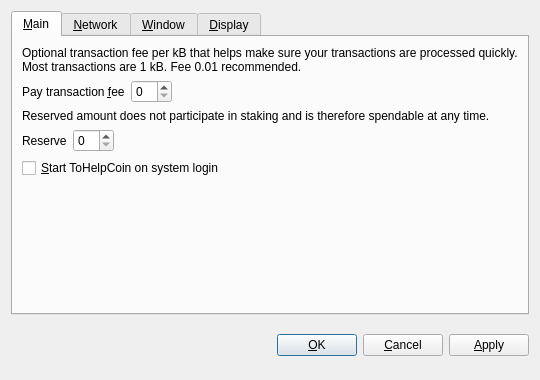
<?xml version="1.0" encoding="UTF-8"?>
<ui version="4.0">
 <class>OptionsDialog</class>
 <widget class="QDialog" name="OptionsDialog">
  <property name="geometry">
   <rect>
    <x>0</x>
    <y>0</y>
    <width>540</width>
    <height>380</height>
   </rect>
  </property>
  <property name="windowTitle">
   <string>Options</string>
  </property>
  <property name="modal">
   <bool>true</bool>
  </property>
  <layout class="QVBoxLayout" name="verticalLayout">
   <item>
    <widget class="QTabWidget" name="tabWidget">
     <property name="tabPosition">
      <enum>QTabWidget::North</enum>
     </property>
     <property name="currentIndex">
      <number>0</number>
     </property>
     <widget class="QWidget" name="tabMain">
      <attribute name="title">
       <string>&amp;Main</string>
      </attribute>
      <layout class="QVBoxLayout" name="verticalLayout_Main">
       <item>
        <widget class="QLabel" name="transactionFeeInfoLabel">
         <property name="text">
          <string>Optional transaction fee per kB that helps make sure your transactions are processed quickly. Most transactions are 1 kB. Fee 0.01 recommended.</string>
         </property>
         <property name="textFormat">
          <enum>Qt::PlainText</enum>
         </property>
         <property name="wordWrap">
          <bool>true</bool>
         </property>
        </widget>
       </item>
       <item>
        <layout class="QHBoxLayout" name="horizontalLayoutFee">
         <item>
          <widget class="QLabel" name="transactionFeeLabel">
           <property name="text">
            <string>Pay transaction &amp;fee</string>
           </property>
           <property name="textFormat">
            <enum>Qt::PlainText</enum>
           </property>
           <property name="buddy">
            <cstring>transactionFee</cstring>
           </property>
          </widget>
         </item>
         <item>
          <widget class="BitcoinAmountField" name="transactionFee"/>
         </item>
         <item>
          <spacer name="horizontalSpacerFee">
           <property name="orientation">
            <enum>Qt::Horizontal</enum>
           </property>
           <property name="sizeHint" stdset="0">
            <size>
             <width>40</width>
             <height>20</height>
            </size>
           </property>
          </spacer>
         </item>
        </layout>
       </item>
       <item>
        <widget class="QLabel" name="reserveBalanceInfoLabel">
         <property name="text">
          <string>Reserved amount does not participate in staking and is therefore spendable at any time.</string>
         </property>
         <property name="textFormat">
          <enum>Qt::PlainText</enum>
         </property>
         <property name="wordWrap">
          <bool>true</bool>
         </property>
        </widget>
       </item>
       <item>
        <layout class="QHBoxLayout" name="horizontalLayoutReserveBalance">
         <item>
          <widget class="QLabel" name="reserveBalanceLabel">
           <property name="text">
            <string>Reserve</string>
           </property>
           <property name="textFormat">
            <enum>Qt::PlainText</enum>
           </property>
           <property name="buddy">
            <cstring>reserveBalance</cstring>
           </property>
          </widget>
         </item>
         <item>
          <widget class="BitcoinAmountField" name="reserveBalance"/>
         </item>
         <item>
          <spacer name="horizontalSpacerReserveBalance">
           <property name="orientation">
            <enum>Qt::Horizontal</enum>
           </property>
           <property name="sizeHint" stdset="0">
            <size>
             <width>40</width>
             <height>20</height>
            </size>
           </property>
          </spacer>
         </item>
        </layout>
       </item>
       <item>
        <widget class="QCheckBox" name="bitcoinAtStartup">
         <property name="toolTip">
          <string>Automatically start ToHelpCoin after logging in to the system.</string>
         </property>
         <property name="text">
          <string>&amp;Start ToHelpCoin on system login</string>
         </property>
        </widget>
       </item>
       <item>
        <spacer name="verticalSpacer_Main">
         <property name="orientation">
          <enum>Qt::Vertical</enum>
         </property>
         <property name="sizeHint" stdset="0">
          <size>
           <width>20</width>
           <height>40</height>
          </size>
         </property>
        </spacer>
       </item>
      </layout>
     </widget>
     <widget class="QWidget" name="tabNetwork">
      <attribute name="title">
       <string>&amp;Network</string>
      </attribute>
      <layout class="QVBoxLayout" name="verticalLayout_Network">
       <item>
        <widget class="QCheckBox" name="mapPortUpnp">
         <property name="toolTip">
          <string>Automatically open the ToHelpCoin client port on the router. This only works when your router supports UPnP and it is enabled.</string>
         </property>
         <property name="text">
          <string>Map port using &amp;UPnP</string>
         </property>
        </widget>
       </item>
       <item>
        <widget class="QCheckBox" name="connectSocks">
         <property name="toolTip">
          <string>Connect to the ToHelpCoin network through a SOCKS5 proxy (e.g. when connecting through Tor).</string>
         </property>
         <property name="text">
          <string>&amp;Connect through SOCKS5 proxy:</string>
         </property>
        </widget>
       </item>
       <item>
        <layout class="QHBoxLayout" name="horizontalLayout_Network">
         <item>
          <widget class="QLabel" name="proxyIpLabel">
           <property name="text">
            <string>Proxy &amp;IP:</string>
           </property>
           <property name="textFormat">
            <enum>Qt::PlainText</enum>
           </property>
           <property name="buddy">
            <cstring>proxyIp</cstring>
           </property>
          </widget>
         </item>
         <item>
          <widget class="QValidatedLineEdit" name="proxyIp">
           <property name="maximumSize">
            <size>
             <width>140</width>
             <height>16777215</height>
            </size>
           </property>
           <property name="toolTip">
            <string>IP address of the proxy (e.g. 127.0.0.1)</string>
           </property>
          </widget>
         </item>
         <item>
          <widget class="QLabel" name="proxyPortLabel">
           <property name="text">
            <string>&amp;Port:</string>
           </property>
           <property name="textFormat">
            <enum>Qt::PlainText</enum>
           </property>
           <property name="buddy">
            <cstring>proxyPort</cstring>
           </property>
          </widget>
         </item>
         <item>
          <widget class="QLineEdit" name="proxyPort">
           <property name="maximumSize">
            <size>
             <width>55</width>
             <height>16777215</height>
            </size>
           </property>
           <property name="toolTip">
            <string>Port of the proxy (e.g. 9050)</string>
           </property>
          </widget>
         </item>
         <item>
          <spacer name="horizontalSpacer_Network">
           <property name="orientation">
            <enum>Qt::Horizontal</enum>
           </property>
           <property name="sizeHint" stdset="0">
            <size>
             <width>40</width>
             <height>20</height>
            </size>
           </property>
          </spacer>
         </item>
        </layout>
       </item>
       <item>
        <spacer name="verticalSpacer_Network">
         <property name="orientation">
          <enum>Qt::Vertical</enum>
         </property>
         <property name="sizeHint" stdset="0">
          <size>
           <width>20</width>
           <height>40</height>
          </size>
         </property>
        </spacer>
       </item>
      </layout>
     </widget>
     <widget class="QWidget" name="tabWindow">
      <attribute name="title">
       <string>&amp;Window</string>
      </attribute>
      <layout class="QVBoxLayout" name="verticalLayout_Window">
       <item>
        <widget class="QCheckBox" name="minimizeToTray">
         <property name="toolTip">
          <string>Show only a tray icon after minimizing the window.</string>
         </property>
         <property name="text">
          <string>&amp;Minimize to the tray instead of the taskbar</string>
         </property>
        </widget>
       </item>
       <item>
        <widget class="QCheckBox" name="minimizeOnClose">
         <property name="toolTip">
          <string>Minimize instead of exit the application when the window is closed. When this option is enabled, the application will be closed only after selecting Quit in the menu.</string>
         </property>
         <property name="text">
          <string>M&amp;inimize on close</string>
         </property>
        </widget>
       </item>
       <item>
        <spacer name="verticalSpacer_Window">
         <property name="orientation">
          <enum>Qt::Vertical</enum>
         </property>
         <property name="sizeHint" stdset="0">
          <size>
           <width>20</width>
           <height>40</height>
          </size>
         </property>
        </spacer>
       </item>
      </layout>
     </widget>
     <widget class="QWidget" name="tabDisplay">
      <attribute name="title">
       <string>&amp;Display</string>
      </attribute>
      <layout class="QVBoxLayout" name="verticalLayout_Display">
       <item>
        <layout class="QHBoxLayout" name="horizontalLayout_1_Display">
         <item>
          <widget class="QLabel" name="langLabel">
           <property name="text">
            <string>User Interface &amp;language:</string>
           </property>
           <property name="textFormat">
            <enum>Qt::PlainText</enum>
           </property>
           <property name="buddy">
            <cstring>lang</cstring>
           </property>
          </widget>
         </item>
         <item>
          <widget class="QValueComboBox" name="lang">
           <property name="toolTip">
            <string>The user interface language can be set here. This setting will take effect after restarting ToHelpCoin.</string>
           </property>
          </widget>
         </item>
        </layout>
       </item>
       <item>
        <layout class="QHBoxLayout" name="horizontalLayout_2_Display">
         <item>
          <widget class="QLabel" name="unitLabel">
           <property name="text">
            <string>&amp;Unit to show amounts in:</string>
           </property>
           <property name="textFormat">
            <enum>Qt::PlainText</enum>
           </property>
           <property name="buddy">
            <cstring>unit</cstring>
           </property>
          </widget>
         </item>
         <item>
          <widget class="QValueComboBox" name="unit">
           <property name="toolTip">
            <string>Choose the default subdivision unit to show in the interface and when sending coins.</string>
           </property>
          </widget>
         </item>
        </layout>
       </item>
       <item>
        <widget class="QCheckBox" name="coinControlFeatures">
         <property name="toolTip">
          <string>Whether to show coin control features or not.</string>
         </property>
         <property name="text">
          <string>Display coin &amp;control features (experts only!)</string>
         </property>
        </widget>
       </item>
       <item>
        <widget class="QCheckBox" name="useBlackTheme">
         <property name="text">
          <string>Use black visual theme (requires restart)</string>
         </property>
        </widget>
       </item>
       <item>
        <spacer name="verticalSpacer_Display">
         <property name="orientation">
          <enum>Qt::Vertical</enum>
         </property>
         <property name="sizeHint" stdset="0">
          <size>
           <width>20</width>
           <height>40</height>
          </size>
         </property>
        </spacer>
       </item>
      </layout>
     </widget>
    </widget>
   </item>
   <item>
    <layout class="QHBoxLayout" name="horizontalLayout_Buttons">
     <item>
      <spacer name="horizontalSpacer_1">
       <property name="orientation">
        <enum>Qt::Horizontal</enum>
       </property>
       <property name="sizeHint" stdset="0">
        <size>
         <width>40</width>
         <height>48</height>
        </size>
       </property>
      </spacer>
     </item>
     <item>
      <widget class="QLabel" name="statusLabel">
       <property name="font">
        <font>
         <weight>75</weight>
         <bold>true</bold>
        </font>
       </property>
       <property name="text">
        <string/>
       </property>
       <property name="textFormat">
        <enum>Qt::PlainText</enum>
       </property>
       <property name="wordWrap">
        <bool>true</bool>
       </property>
      </widget>
     </item>
     <item>
      <spacer name="horizontalSpacer_2">
       <property name="orientation">
        <enum>Qt::Horizontal</enum>
       </property>
       <property name="sizeHint" stdset="0">
        <size>
         <width>40</width>
         <height>48</height>
        </size>
       </property>
      </spacer>
     </item>
     <item>
      <widget class="QPushButton" name="okButton">
       <property name="text">
        <string>&amp;OK</string>
       </property>
      </widget>
     </item>
     <item>
      <widget class="QPushButton" name="cancelButton">
       <property name="text">
        <string>&amp;Cancel</string>
       </property>
       <property name="autoDefault">
        <bool>false</bool>
       </property>
      </widget>
     </item>
     <item>
      <widget class="QPushButton" name="applyButton">
       <property name="text">
        <string>&amp;Apply</string>
       </property>
       <property name="autoDefault">
        <bool>false</bool>
       </property>
      </widget>
     </item>
    </layout>
   </item>
  </layout>
 </widget>
 <customwidgets>
  <customwidget>
   <class>BitcoinAmountField</class>
   <extends>QSpinBox</extends>
   <header>bitcoinamountfield.h</header>
  </customwidget>
  <customwidget>
   <class>QValueComboBox</class>
   <extends>QComboBox</extends>
   <header>qvaluecombobox.h</header>
  </customwidget>
  <customwidget>
   <class>QValidatedLineEdit</class>
   <extends>QLineEdit</extends>
   <header>qvalidatedlineedit.h</header>
  </customwidget>
 </customwidgets>
 <resources/>
 <connections/>
</ui>
